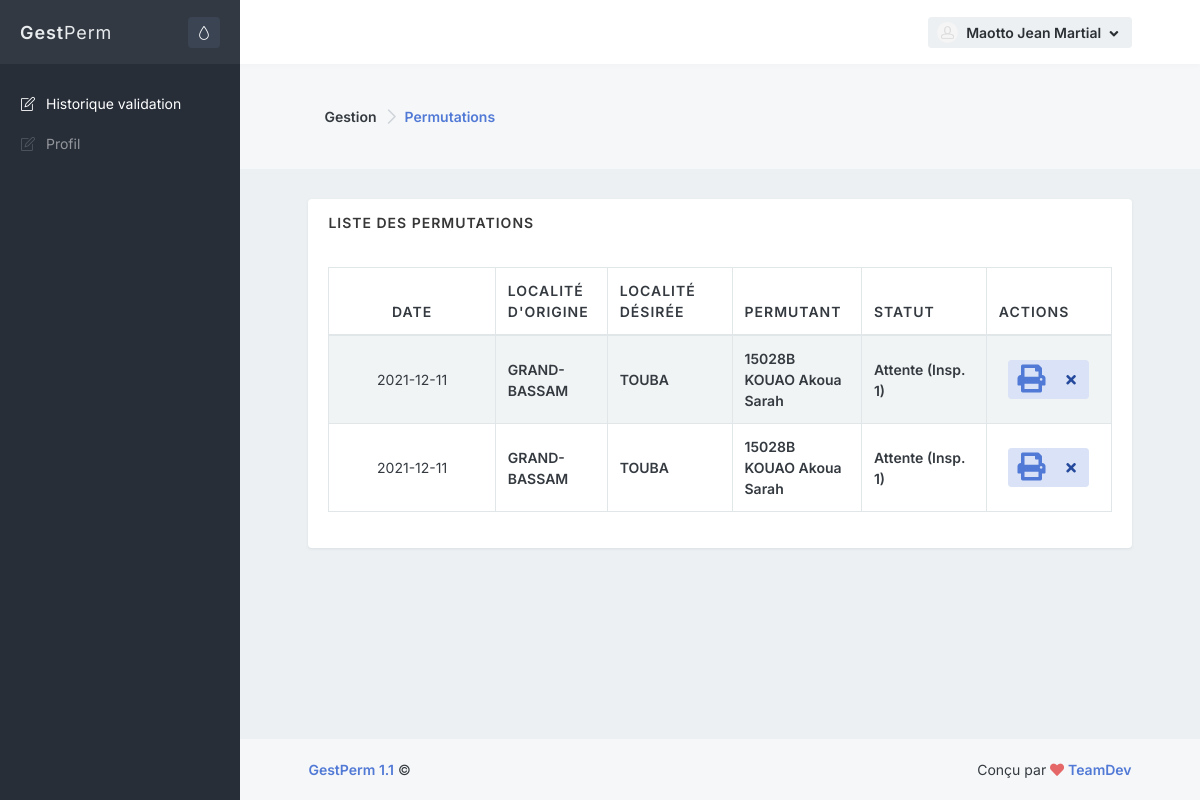
The app's page /admin/historique.php (signed in) with its own data.
### tables this page shows
CREATE TABLE IF NOT EXISTS `annonce` (
  `IdAnnonce` int(11) NOT NULL AUTO_INCREMENT,
  `DateAjoutAnnonce` date NOT NULL,
  `LocaliteOrigineAnnonce` varchar(255) NOT NULL,
  `LocaliteDesireeAnnonce` varchar(255) NOT NULL,
  `AdherantAnnonce` varchar(255) NOT NULL DEFAULT '-1',
  `StatutAnnonce` varchar(255) NOT NULL,
  `IdAgent` bigint(20) NOT NULL,
  `IdTypeAnnonce` int(11) NOT NULL,
  PRIMARY KEY (`IdAnnonce`)
);

CREATE TABLE IF NOT EXISTS `localite` (
  `CodeZone` bigint(19) NOT NULL AUTO_INCREMENT,
  `LibelleZone` varchar(200) NOT NULL,
  `CodeZoneMere` bigint(19) NOT NULL,
  `NiveauStr` smallint(6) NOT NULL,
  PRIMARY KEY (`CodeZone`)
);

CREATE TABLE IF NOT EXISTS `agent` (
  `IdAgent` int(11) NOT NULL AUTO_INCREMENT,
  `MatriculeAgent` varchar(255) NOT NULL,
  `NomAgent` varchar(255) NOT NULL,
  `PrenomsAgent` varchar(255) NOT NULL,
  `CiviliteAgent` varchar(25) NOT NULL,
  `NomJeuneFilleAgent` varchar(255) NOT NULL DEFAULT '',
  `SexeAgent` varchar(25) NOT NULL,
  `DateNaissanceAgent` date NOT NULL,
  `TelAgent` varchar(25) NOT NULL DEFAULT '',
  `EmailAgent` varchar(255) NOT NULL DEFAULT '',
  `DatePriseServiceAgent` date DEFAULT NULL,
  `SituationMatrimonialeAgent` varchar(255) NOT NULL,
  `DateCreationAgent` date NOT NULL,
  `PasswordAgent` varchar(255) NOT NULL,
  `IdEmploi` int(11) NOT NULL DEFAULT '-1',
  `IdFonction` int(11) NOT NULL DEFAULT '-1',
  `TypeAgent` int(11) NOT NULL DEFAULT '1',
  `IdEcole` int(11) NOT NULL DEFAULT '1',
  `photoAgent` text,
  `signatureAgent` text,
  PRIMARY KEY (`IdAgent`)
);

### inc/config.php (called while the page is built, shortened)
<?php
    if(isset($_SESSION["auth"]["user"]))
    {
        $IdAgent=$_SESSION["auth"]["user"]->IdAgent;
        $TypeUser=$_SESSION["auth"]["user"]->TypeAgent;
    }
?>

### class/database.php (called while the page is built, shortened)
<?php
class Database
{
    private static $dbHost = "localhost";
    private static $dbName = "pct_db";
    private static $dbUsername = "root";
    private static $dbUserpassword = "";
    private static $connection = null;
    private static function connect()
    {
        if(self::$connection == null)
        {
            try
            {
              self::$connection = new PDO("mysql:host=" . self::$dbHost . ";dbname=" . self::$dbName , self::$dbUsername, self::$dbUserpassword, array(PDO::MYSQL_ATTR_INIT_COMMAND => 'SET NAMES UTF8' , PDO::ATTR_ERRMODE=>PDO::ERRMODE_WARNING));
            }
            catch(PDOException $e)
            {
                die($e->getMessage());
            }
        }
        return self::$connection;
    }
    private static function disconnect()
    {
        self::$connection = null;
    }
    public static function SelectQuery($query="")
    {
        if ($query<>"")
        {
            $req=self::$connection->prepare($query);
            try
            {
              $req->execute();
            }
            catch(Exception $e)
            {
                var_dump($query);
                die($e->getMessage());
            }
            return $req->fetchAll(PDO::FETCH_OBJ);
        }
        else return "";
    }
}
?>

### admin/historique.php (the view, shortened to what this page needs)
<?php require 'inc/_global/config.php'; ?>
<?php require '../inc/config.php'; ?>
<?php require 'inc/backend/config.php'; ?>
<?php require 'inc/_global/views/head_start.php'; ?>
<?php require 'inc/_global/views/head_end.php'; ?>
<?php require 'inc/_global/views/page_start.php'; ?>
<div class="bg-body-light">
    <div class="content content-full">
        <div class="d-flex flex-column flex-sm-row justify-content-sm-between align-items-sm-center">
            <nav class="flex-sm-00-auto ml-sm-3" aria-label="breadcrumb">
                <ol class="breadcrumb breadcrumb-alt">
                    <li class="breadcrumb-item">Gestion</li>
                    <li class="breadcrumb-item" aria-current="page">
                        <a class="link-fx" href="">Permutations</a>
                    </li>
                </ol>
            </nav>
        </div>
   </div>
</div>
<div class="content">
    <div class="block block-rounded">
        <div class="block-header">
            <h3 class="block-title">Liste des permutations <small</small></h3>
        </div>
        <div class="block-content block-content-full">
            <table  id="example" class="table table-bordered table-striped table-vcenter js-dataTable-full nowrap"  style="width:100%">
                <thead>
                    <tr>
                        <?php if($TypeUser==1) :?>
                            <th class="text-center" style="width: 20%;">Date</th>
                            <th class="d-none d-sm-table-cell" style="width: 12%;">Localité d'origine</th>
                            <th class="d-none d-sm-table-cell" style="width: 15%;">Localité désirée</th>
                            <th class="d-none d-sm-table-cell" style="width: 15%;">Permutant</th>
                            <th class="d-none d-sm-table-cell" style="width: 15%;">Statut</th>
                            <th class="d-none d-sm-table-cell" style="width: 15%;">Actions</th>
                        <?php endif?>
                    </tr>
                </thead>
                <tbody>
                    <?php if($TypeUser==1) :
                         $annonces=Database::SelectQuery("SELECT * FROM annonce WHERE IdAgent='".$IdAgent."' OR AdherantAnnonce='".$IdAgent."' ORDER BY DateAjoutAnnonce DESC");
                         foreach($annonces as $annonce):
                            ?>
                        <tr>
                            <td class="text-center font-size-sm"><?=$annonce->DateAjoutAnnonce?></td>
                            <td class="font-w600 font-size-sm">
                                <?php
                                $codeZone=($IdAgent==$annonce->AdherantAnnonce)?($annonce->LocaliteDesireeAnnonce):($annonce->LocaliteOrigineAnnonce);
                                $query="SELECT LibelleZone FROM localite WHERE CodeZone='".$codeZone."'";
                                echo Database::SelectQuery($query)[0]->LibelleZone ?>
                            </td>
                            <td class="font-w600 font-size-sm">
                                <?php
                                $codeZone=($IdAgent==$annonce->AdherantAnnonce)?$annonce->LocaliteOrigineAnnonce:$annonce->LocaliteDesireeAnnonce;
                                echo Database::SelectQuery("SELECT LibelleZone FROM localite WHERE CodeZone='".$codeZone."'")[0]->LibelleZone ?></td>
                            <td class="font-w600 font-size-sm">
                                <?php
                                    if($annonce->AdherantAnnonce==-1)
                                    {
                                        echo "";
                                    }
                                    else
                                    {
                                        $CodeAgent=($IdAgent==$annonce->AdherantAnnonce)?($annonce->IdAgent):($annonce->AdherantAnnonce);
                                        $adherant=Database::SelectQuery("SELECT MatriculeAgent, CONCAT(NomAgent,' ',PrenomsAgent) as NomPrens FROM agent WHERE IdAgent='".$CodeAgent."'");
                                        echo($adherant[0]->MatriculeAgent." <br />".$adherant[0]->NomPrens);
                                    }
                                    ?>
                            </td>
                            <td class="font-w600 font-size-sm">
                            <?php
                                if($annonce->StatutAnnonce=="VA0")
                                {
                                    echo "Attente (Adhérant)";
                                }
                                elseif($annonce->StatutAnnonce=="VA1")
                                {
                                    echo "Attente (Insp. 1)";
                                }
                                elseif($annonce->StatutAnnonce=="VA2")
                                {
                                    echo "Attente (DREN 1)";
                                }
                                elseif($annonce->StatutAnnonce=="VA3")
                                {
                                    echo "Attente (Insp. 2)";
                                }
                                elseif($annonce->StatutAnnonce=="VA4")
                                {
                                    echo "Attente (DREN 2)";
                                }
                                elseif($annonce->StatutAnnonce=="VA5")
                                {
                                    echo "Attente (DRH)";
                                }
                                else
                                {
                                    echo "Validée";
                                }
                            ?>
                            </td>
                            <td class="text-center">
                                <div class="btn-group">
                                    <button type="button" class="btn btn-sm btn-alt-primary" data-toggle="modal" data-target="#Edit-newinsp-modal">
                                        <a href="print/index.php?fiche=<?=$annonce->IdAnnonce?>" target="_blank"><i id="print" data-values="" class="fa fa-2x fa-print" data-toggle="tooltip" title="Imprimer"></i></a>
                                    </button>
                                    <button type="button" class="btn btn-sm btn-alt-primary"  data-toggle="modal" data-target="#Delete-newdr-modal" title="Annuler">
                                        <i class="fa fa-fw fa-times"></i>
                                    </button>
                                </div>
                            </td>
                        </tr>
                        <?php
                        endforeach;
                        endif?>
                </tbody>
            </table>
        </div>
    </div>
</div>
<?php require 'inc/_global/views/page_end.php'; ?>
<?php require 'inc/_global/views/footer_end.php'; ?>

### records on screen
annonce: DateAjoutAnnonce "2021-12-11", AdherantAnnonce+LocaliteOrigineAnnonce "GRAND-BASSAM", AdherantAnnonce+LocaliteDesireeAnnonce "TOUBA", agent.MatriculeAgent "15028B", NomPrens "KOUAO Akoua Sarah", StatutAnnonce "Attente (Insp. 1)"
annonce: DateAjoutAnnonce "2021-12-11", AdherantAnnonce+LocaliteOrigineAnnonce "GRAND-BASSAM", AdherantAnnonce+LocaliteDesireeAnnonce "TOUBA", agent.MatriculeAgent "15028B", NomPrens "KOUAO Akoua Sarah", StatutAnnonce "Attente (Insp. 1)"

### other values on screen
$node['name'] "Historique validation Profil"
$PreUser "Maotto Jean Martial"
$one->name "GestPerm"
$one->version "1.1"
